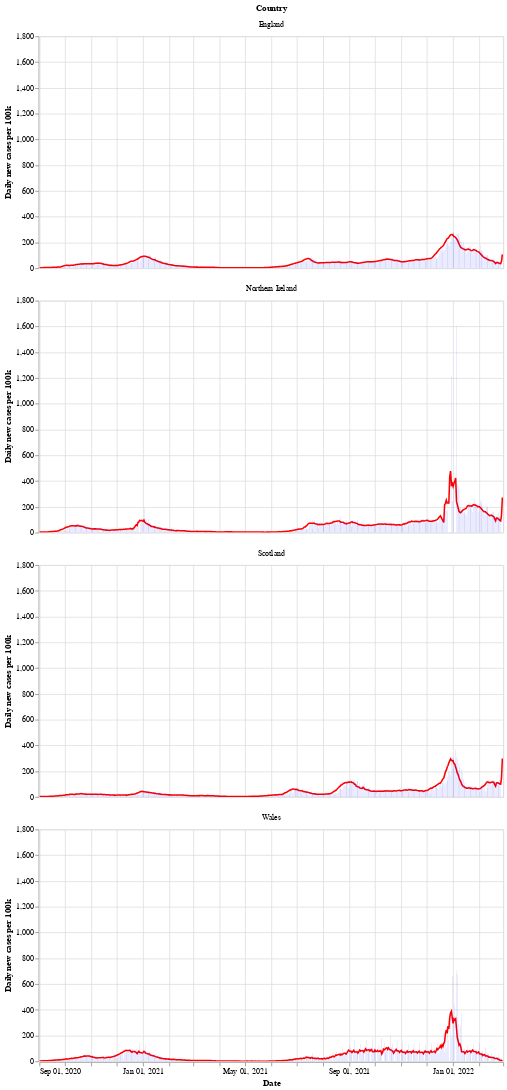

The notebook cell saved with this chart:
### Markdown cell above
Next is a bar chart of the number of new cases in each country (per 100k population), with the 7 day moving average of cases. Again we see that Wales saw a longer period of raising and falling cases compared to the other countries.

After a period of cases falling, each nation is now seeing a rise in the number of cases - especially in Wales.

### Code cell
# collapse
bars = alt.Chart(uk_cases).mark_bar().encode(
    x=alt.X("yearmonthdate(date):T", axis=alt.Axis(title='Date')),
    y=alt.Y("newCasesRate:Q", axis=alt.Axis(title='Daily new cases per 100k')),
    tooltip='newCasesRate',
    color=alt.condition(
        alt.datum.dailyChange > 0,
        alt.value("orange"),  # The positive color
        alt.value("blue")  # The negative color
    )
).properties(title='New cases per 100k population with rolling 7 day average', width=600).interactive()
line = alt.Chart(uk_cases).mark_line(
    color='red',
    size=2,
).transform_window(
    rolling_mean='mean(newCasesRate)',
    frame=[0, 7],
    groupby=['areaName']
).encode(
    x='yearmonthdate(date):T',
    y='rolling_mean:Q'
)
alt.layer(line, bars, data=uk_cases).facet(alt.Row('areaName', title='Country'), columns=1)

### Figure 1 — Vega-Lite specification as saved in the notebook (floating-point values rounded to 4 significant figures; data arrays with more than 128 entries replaced by an {"elided": "..."} marker saying what was removed)
{"config": {"view": {"continuousWidth": 400, "continuousHeight": 300}}, "data": {"name": "data-6f9e59b4161fd2d6c71fb4122c0091b7"}, "facet": {"type": "nominal", "field": "areaName", "title": "Country"}, "spec": {"layer": [{"mark": {"type": "line", "color": "red", "size": 2}, "encoding": {"x": {"type": "temporal", "field": "date", "timeUnit": "yearmonthdate"}, "y": {"type": "quantitative", "field": "rolling_mean"}}, "transform": [{"window": [{"op": "mean", "field": "newCasesRate", "as": "rolling_mean"}], "frame": [0, 7], "groupby": ["areaName"]}]}, {"mark": "bar", "encoding": {"color": {"condition": {"value": "orange", "test": "(datum.dailyChange > 0)"}, "value": "blue"}, "tooltip": {"type": "quantitative", "field": "newCasesRate"}, "x": {"type": "temporal", "axis": {"title": "Date"}, "field": "date", "timeUnit": "yearmonthdate"}, "y": {"type": "quantitative", "axis": {"title": "Daily new cases per 100k"}, "field": "newCasesRate"}}, "selection": {"selector002": {"type": "interval", "bind": "scales", "encodings": ["x", "y"]}}, "title": "New cases per 100k population with rolling 7 day average", "width": 600}]}, "columns": 1, "$schema": "https://vega.github.io/schema/vega-lite/v4.8.1.json", "datasets": {"data-6f9e59b4161fd2d6c71fb4122c0091b7": {"elided": "2184 records"}}}
